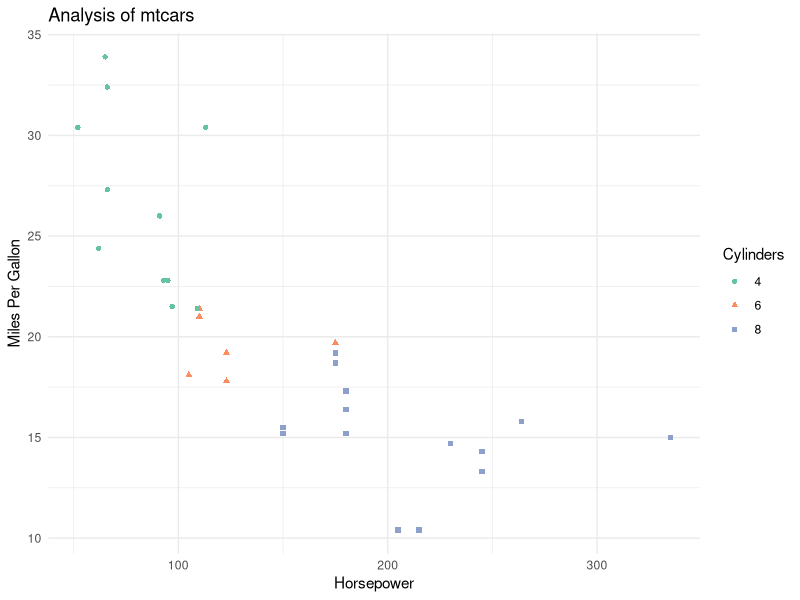

R code for this plot:
### This is code to produce a scatter plot on the `mtcars` (motortrends) dataset

# load required packages
library(dplyr)
library(ggplot2)

# load in data set
data(mtcars)

# create a scatterplot
mtcars %>% 
    mutate(cyl = as.factor(cyl)) %>%
    ggplot(aes(x = hp, y = mpg, color = cyl, shape = cyl)) + 
    geom_point() + 
    scale_color_brewer(palette = "Set2")  +
    xlab("Horsepower") + 
    ylab("Miles Per Gallon") +
    labs(color = "Cylinders", shape = "Cylinders") +
    theme_minimal() + 
    ggtitle("Analysis of mtcars") 
